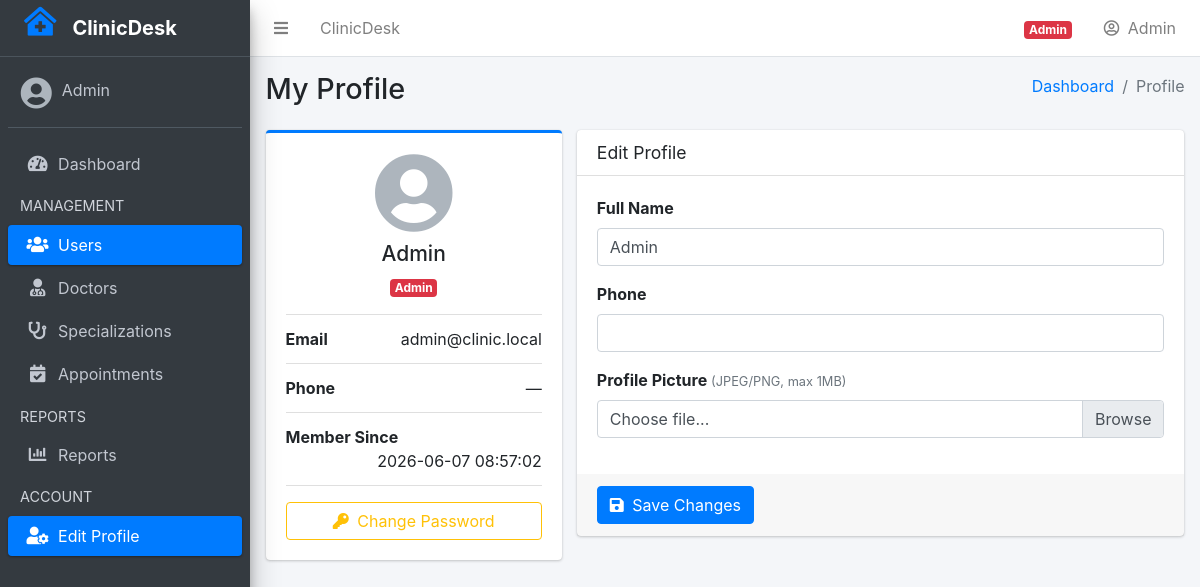
Screenshot of /index.php?page=users&action=profile (signed in) with the database file from the repository.
### tables this page shows
CREATE TABLE IF NOT EXISTS users (
    id         INT UNSIGNED AUTO_INCREMENT PRIMARY KEY,
    name       VARCHAR(120)  NOT NULL,
    email      VARCHAR(180)  NOT NULL UNIQUE,
    password   VARCHAR(255)  NOT NULL,
    role       ENUM('admin','doctor','patient') NOT NULL DEFAULT 'patient',
    phone      VARCHAR(20)   DEFAULT NULL,
    avatar     VARCHAR(255)  DEFAULT NULL,
    is_active  TINYINT(1)    NOT NULL DEFAULT 1,
    first_login TINYINT(1)   NOT NULL DEFAULT 1,    
    created_at TIMESTAMP     NOT NULL DEFAULT CURRENT_TIMESTAMP
);

### controllers/UserController.php (called while the page is built, shortened)
<?php
require_once __DIR__ . '/../models/UserModel.php';
$action = $_GET['action'] ?? 'index';
match ($action) {
    'index'           => listUsers(),
    'create'          => showCreate(),
    'store'           => storeUser(),
    'edit'            => showEdit(),
    'update'          => updateUser(),
    'toggle'          => toggleUser(),
    'profile'         => showProfile(),
    'update_profile'  => updateProfile(),
    'change_password' => changePassword(),
    default           => redirect(url('users', 'index')),
};
function showProfile(): void
{
    $user = (new UserModel())->findById(Auth::currentUser()['id']);
    require_once __DIR__ . '/../views/users/profile.php';
}

### core/helpers.php (called while the page is built, shortened)
<?php
function e(mixed $value): string
{
    return htmlspecialchars((string) $value, ENT_QUOTES, 'UTF-8');
}
function formatDate(string $date): string
{
    $d = DateTime::createFromFormat('Y-m-d', $date);
    return $d ? $d->format('d M Y') : e($date);
}
function url(string $page, string $action = '', array $extra = []): string
{
    $params = array_filter(['page' => $page, 'action' => $action] + $extra);
    return BASE_URL . '/index.php?' . http_build_query($params);
}

### core/Auth.php (called while the page is built, shortened)
<?php
class Auth
{
    public static function currentUser(): ?array
    {
        return $_SESSION['user'] ?? null;
    }
}

### core/Database.php (called while the page is built, shortened)
<?php
class Database
{
    private static ?Database $instance = null;
    private mysqli $conn;
    private function __construct()
    {
        $this->conn = new mysqli(DB_HOST, DB_USER, DB_PASS, DB_NAME);
        $this->conn->set_charset(DB_CHARSET);
    }
    public static function getInstance(): self
    {
        if (self::$instance === null) {
            self::$instance = new self();
        }
        return self::$instance;
    }
    public function query(string $sql, string $types = '', array $params = []): mixed
    {
        $stmt = $this->conn->prepare($sql);
        if ($types !== '' && count($params) > 0) {
            $stmt->bind_param($types, ...$params);
        }
        if (!$stmt->execute()) {
            error_log('Execute failed: ' . $stmt->error . ' | SQL: ' . $sql);
            $stmt->close();
            return false;
        }
        $result = $stmt->get_result();
        return ($result !== false) ? $result : true;
    }
}

### models/BaseModel.php (called while the page is built, shortened)
<?php
require_once __DIR__ . '/../core/Database.php';
abstract class BaseModel
{
    protected Database $db;
    public function __construct()
    {
        $this->db = Database::getInstance();
    }
    protected function execute(string $sql, string $types = '', array $params = []): mixed
    {
        return $this->db->query($sql, $types, $params);
    }
    protected function fetchOne(mixed $result): ?array
    {
        $row = $result->fetch_assoc();
        return $row ?: null;
    }
}

### models/UserModel.php (called while the page is built, shortened)
<?php
require_once __DIR__ . '/BaseModel.php';
class UserModel extends BaseModel
{
    public function findById(int $id): ?array
    {
        $result = $this->execute(
            'SELECT * FROM users WHERE id = ? LIMIT 1',
            'i', [$id]
        );
        return $this->fetchOne($result);
    }
}

### views/users/profile.php (the view, shortened to what this page needs)
<?php
require_once __DIR__ . '/../partials/header.php';
require_once __DIR__ . '/../partials/navbar.php';
require_once __DIR__ . '/../partials/sidebar.php';
?>
<div class="content-wrapper">
  <div class="content-header">
    <div class="container-fluid">
      <div class="row mb-2">
        <div class="col-sm-6"><h1 class="m-0">My Profile</h1></div>
        <div class="col-sm-6">
          <ol class="breadcrumb float-sm-right">
            <li class="breadcrumb-item"><a href="<?= url('dashboard') ?>">Dashboard</a></li>
            <li class="breadcrumb-item active">Profile</li>
          </ol>
        </div>
      </div>
    </div>
  </div>
  <section class="content">
    <div class="container-fluid">
      <div class="row">
        <div class="col-md-4">
          <div class="card card-primary card-outline">
            <div class="card-body box-profile">
              <div class="text-center">
                <?php if (!empty($user['avatar'])): ?>
                  <img class="profile-user-img img-fluid img-circle"
                       src="<?= BASE_URL ?>/public/uploads/avatars/<?= e($user['avatar']) ?>"
                       alt="Avatar">
                <?php else: ?>
                  <i class="fas fa-user-circle" style="font-size:5rem;color:#adb5bd;"></i>
                <?php endif; ?>
              </div>
              <h3 class="profile-username text-center mt-2"><?= e($user['name']) ?></h3>
              <p class="text-muted text-center">
                <span class="badge badge-<?= match($user['role']){
                  'admin'=>'danger','doctor'=>'info',default=>'success'} ?>">
                  <?= ucfirst(e($user['role'])) ?>
                </span>
              </p>
              <ul class="list-group list-group-unbordered mb-3">
                <li class="list-group-item">
                  <b>Email</b> <span class="float-right"><?= e($user['email']) ?></span>
                </li>
                <li class="list-group-item">
                  <b>Phone</b> <span class="float-right"><?= e($user['phone'] ?? '—') ?></span>
                </li>
                <li class="list-group-item">
                  <b>Member Since</b>
                  <span class="float-right"><?= formatDate($user['created_at']) ?></span>
                </li>
              </ul>
              <a href="<?= url('users','change_password') ?>" class="btn btn-outline-warning btn-block">
                <i class="fas fa-key mr-1"></i> Change Password
              </a>
            </div>
          </div>
        </div>
        <div class="col-md-8">
          <div class="card">
            <div class="card-header"><h3 class="card-title">Edit Profile</h3></div>
            <form method="POST" action="<?= url('users','update_profile') ?>"
                  enctype="multipart/form-data">
              <div class="card-body">
                <div class="form-group">
                  <label>Full Name</label>
                  <input type="text" name="name" class="form-control"
                         value="<?= e($user['name']) ?>" required>
                </div>
                <div class="form-group">
                  <label>Phone</label>
                  <input type="text" name="phone" class="form-control"
                         value="<?= e($user['phone'] ?? '') ?>">
                </div>
                <div class="form-group">
                  <label>Profile Picture <small class="text-muted">(JPEG/PNG, max 1MB)</small></label>
                  <div class="input-group">
                    <div class="custom-file">
                      <label class="custom-file-label">Choose file...</label>
                    </div>
                  </div>
                </div>
              </div>
              <div class="card-footer">
                <button type="submit" class="btn btn-primary">
                  <i class="fas fa-save mr-1"></i> Save Changes
                </button>
              </div>
            </form>
          </div>
        </div>
      </div>
    </div>
  </section>
</div>
<?php require_once __DIR__ . '/../partials/footer.php'; ?>

### views/partials/navbar.php (shortened to what this page needs)
<?php
$currentUser = Auth::currentUser();
?>
<nav class="main-header navbar navbar-expand navbar-white navbar-light">
  <ul class="navbar-nav">
    <li class="nav-item">
      <a class="nav-link" data-widget="pushmenu" href="#" role="button">
        <i class="fas fa-bars"></i>
      </a>
    </li>
    <li class="nav-item d-none d-sm-inline-block">
      <a href="<?= url('dashboard') ?>" class="nav-link"><?= APP_NAME ?></a>
    </li>
  </ul>
  <ul class="navbar-nav ml-auto">
    <li class="nav-item d-none d-sm-inline-block">
      <span class="nav-link">
        <?php
          $roleColor = match($currentUser['role']) {
            'admin'   => 'danger',
            'doctor'  => 'info',
            'patient' => 'success',
            default   => 'secondary',
          };
        ?>
        <span class="badge badge-<?= $roleColor ?>">
          <?= ucfirst(e($currentUser['role'])) ?>
        </span>
      </span>
    </li>
    <li class="nav-item dropdown">
      <a class="nav-link" data-toggle="dropdown" href="#">
        <i class="far fa-user-circle"></i>
        <span class="ml-1"><?= e($currentUser['name']) ?></span>
      </a>
    </li>
  </ul>
</nav>

### views/partials/sidebar.php (shortened to what this page needs)
<?php
$currentUser = Auth::currentUser();
$role        = $currentUser['role'];
function isActive(string $page, string $action = ''): string {
    $currentPage   = $_GET['page']   ?? 'dashboard';
    $currentAction = $_GET['action'] ?? 'index';
    if ($action === '') {
        return $currentPage === $page ? 'active' : '';
    }
    return ($currentPage === $page && $currentAction === $action) ? 'active' : '';
}
?>
<aside class="main-sidebar sidebar-dark-primary elevation-4">
  <a href="<?= url('dashboard') ?>" class="brand-link">
    <i class="fas fa-clinic-medical brand-image ml-3" style="font-size:1.8rem;color:#007bff;"></i>
    <span class="brand-text font-weight-bold ml-2"><?= APP_NAME ?></span>
  </a>
  <div class="sidebar">
    <div class="user-panel mt-3 pb-3 mb-3 d-flex">
      <div class="image">
        <i class="fas fa-user-circle fa-2x" style="color:#adb5bd;margin-top:4px;"></i>
      </div>
      <div class="info">
        <a href="<?= url('users', 'profile') ?>" class="d-block text-truncate" style="max-width:140px;">
          <?= e($currentUser['name']) ?>
        </a>
      </div>
    </div>
    <nav class="mt-2">
      <ul class="nav nav-pills nav-sidebar flex-column" data-widget="treeview" role="menu">
        <li class="nav-item">
          <a href="<?= url('dashboard') ?>" class="nav-link <?= isActive('dashboard') ?>">
            <i class="nav-icon fas fa-tachometer-alt"></i>
            <p>Dashboard</p>
          </a>
        </li>
        <?php if ($role === 'admin'): ?>
        <li class="nav-header">MANAGEMENT</li>
        <li class="nav-item">
          <a href="<?= url('users', 'index') ?>" class="nav-link <?= isActive('users') ?>">
            <i class="nav-icon fas fa-users"></i>
            <p>Users</p>
          </a>
        </li>
        <li class="nav-item">
          <a href="<?= url('doctors', 'index') ?>" class="nav-link <?= isActive('doctors') ?>">
            <i class="nav-icon fas fa-user-md"></i>
            <p>Doctors</p>
          </a>
        </li>
        <li class="nav-item">
          <a href="<?= url('doctors', 'specializations') ?>" class="nav-link <?= isActive('doctors', 'specializations') ?>">
            <i class="nav-icon fas fa-stethoscope"></i>
            <p>Specializations</p>
          </a>
        </li>
        <li class="nav-item">
          <a href="<?= url('appointments', 'index') ?>" class="nav-link <?= isActive('appointments') ?>">
            <i class="nav-icon fas fa-calendar-check"></i>
            <p>Appointments</p>
          </a>
        </li>
        <li class="nav-header">REPORTS</li>
        <li class="nav-item">
          <a href="<?= url('reports', 'index') ?>" class="nav-link <?= isActive('reports') ?>">
            <i class="nav-icon fas fa-chart-bar"></i>
            <p>Reports</p>
          </a>
        </li>
        <?php endif; ?>
        <li class="nav-header">ACCOUNT</li>
        <li class="nav-item">
          <a href="<?= url('users', 'profile') ?>" class="nav-link <?= isActive('users', 'profile') ?>">
            <i class="nav-icon fas fa-user-cog"></i>
            <p>Edit Profile</p>
          </a>
        </li>
      </ul>
    </nav>
  </div>
</aside>

### rows the page displays
users: role "Admin", name "Admin", email "admin@clinic.local", phone "—", created_at "2026-06-07 08:57:02"

### other values shown
APP_NAME "ClinicDesk"
